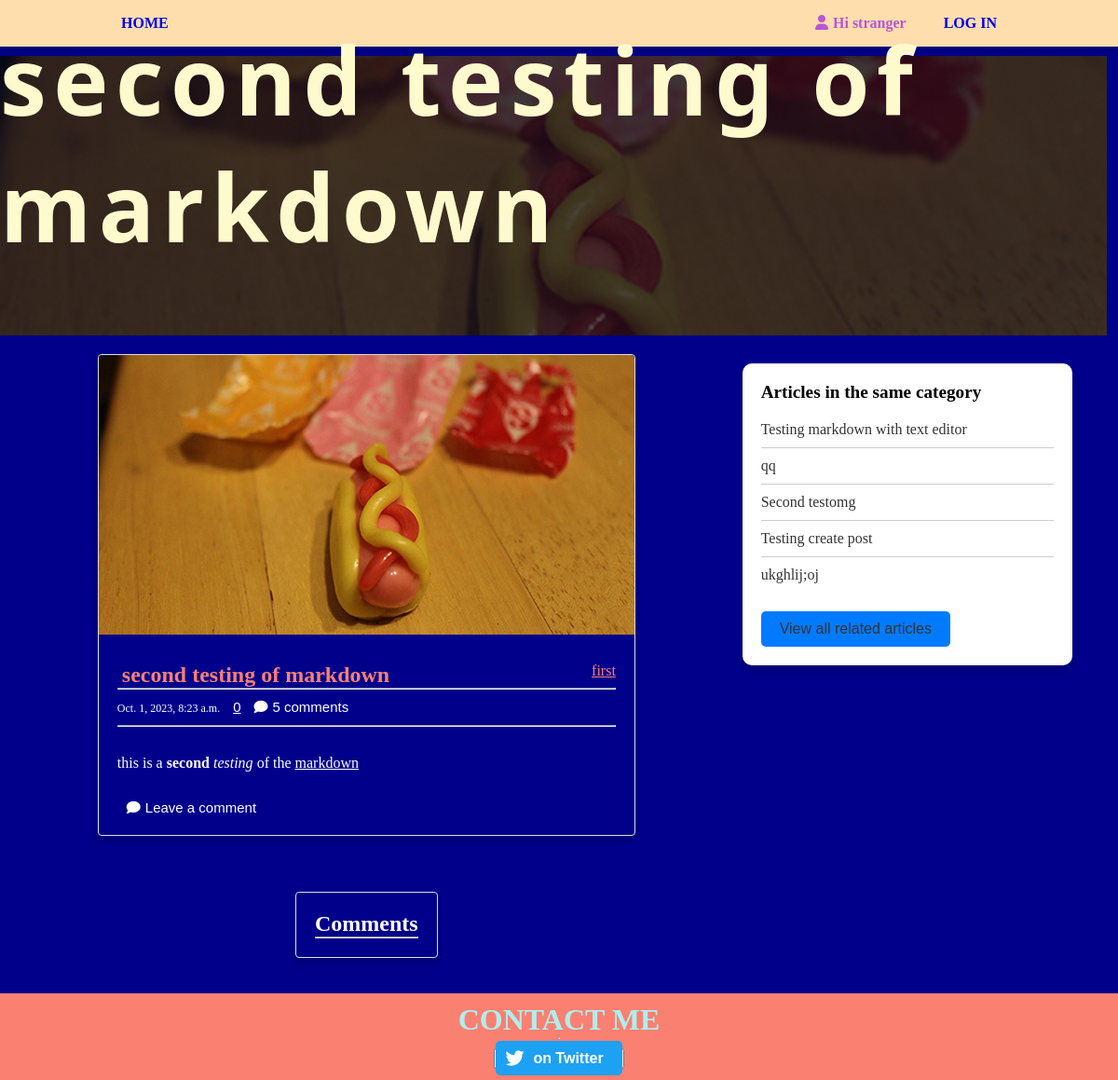
The app's page /second-testing-of-markdown/, older data.
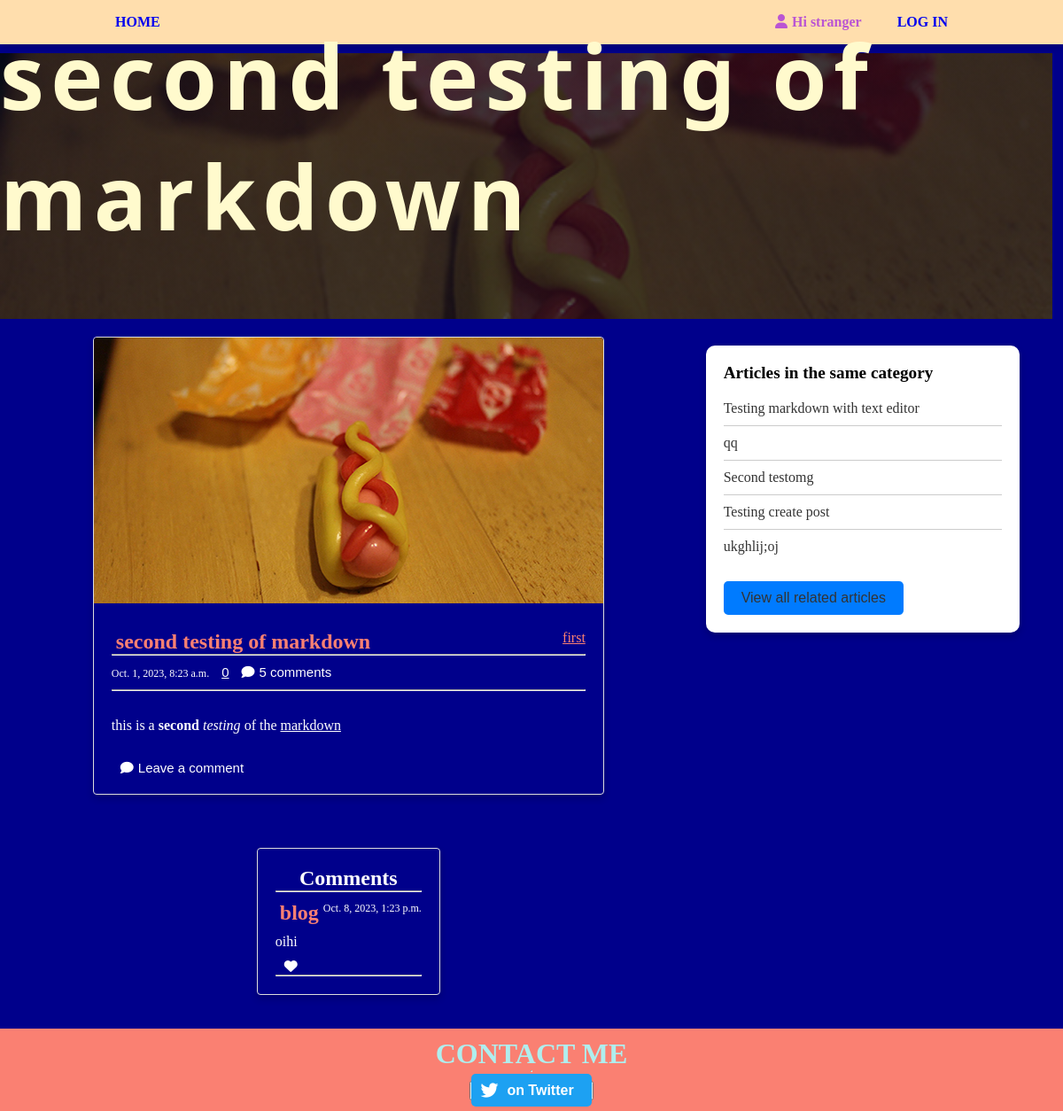
The same page, newer data.
### article/models.py (models this page shows, shortened)
class Post(models.Model):
    user = models.ForeignKey(User, on_delete=models.CASCADE)
    image = models.ImageField()
    title = models.CharField(max_length=255)
    slug = models.SlugField(unique=True, blank=True)
    category = models.ForeignKey(Category, on_delete=models.CASCADE, related_name='posts', default='uncategorized')
    date = models.DateTimeField(auto_now_add=True)
    likes = models.ManyToManyField(User, blank=True, related_name="post_likes")
    is_edited = models.BooleanField(default=False)
    post = RichTextField(blank=True, null=True)
    def get_absolute_url(self):
        return reverse('article:detail', kwargs={'slug': self.slug})

class Category(models.Model):
    name = models.CharField(max_length=100)
    slug = models.SlugField(unique=True, blank=True)
    class Meta:
        verbose_name_plural = 'categories'
    def __str__(self):
        return self.name

class Comment(models.Model):
    post = models.ForeignKey(Post, related_name='comments', on_delete=models.CASCADE)
    user = models.ForeignKey(User, on_delete=models.CASCADE)
    comment = models.TextField()
    date_posted = models.DateTimeField(auto_now_add=True)
    likes = models.ManyToManyField(User, related_name="comment_likes", blank=True)
    edited_comment = models.TextField(blank=True, null=True)
    is_edited = models.BooleanField(default=False)

### article/views.py (the view)
# urls.py: path('<slug>/', views.detail, name='detail'),
def detail(request, slug):
    user_authenticated = request.user.is_authenticated
    post = get_object_or_404(Post, slug=slug)
    category = post.category
    related_articles = Post.objects.filter(category=category).exclude(id=post.id).order_by('-date')[:5]
    if related_articles.count() < 5:
        show_all = False
    else:
        show_all = True
    comments = post.comments.order_by('-date_posted')
    batch_size = 10  # Set the number of comments to load per batch
    total_comments = comments.count()
    offset = int(request.GET.get('offset', 0))
    if total_comments > batch_size + offset:
        show_load_more = True
        comments = comments[offset: offset + batch_size]
    else:
        show_load_more = False
        comments = comments[offset:]
    context = {
        'user_authenticated': user_authenticated,
        'post': post,
        'related_articles': related_articles,
        'show_all': show_all,
        'comments': enumerate(comments),
        'show_load_more': show_load_more,
        'batch_size': batch_size,
        'total_comments': total_comments,
    }
    return render(request, 'article/read.html', context=context)

### article/templates/article/read.html (shortened to what this page needs)
{% extends 'article/base.html' %}
{% load static %}
{% block css %}
        {{ block.super }}
    <link rel="stylesheet" href="{% static 'read.css' %}">
{% endblock %}
{% block body %}
    <div id="image-background" style="background-image: linear-gradient(rgba(4,9,30,0.7), rgba(4,9,30,0.7)), url('{{ post.image.url }}')">
        <h1 id="image-background-title">{{post.title}}</h1>
    </div>
    <div id="read-container">
        <div id="article">
            <div id="card-container">
                <div class="card">
                    <img src="{{ post.image.url }}" alt="Image">
                    <div class="card-content">
                        <div id="card-top">
                            <h2>{{post.title}}</h2> <span id="category"><a href="{% url 'article:category' post.category %}">{{post.category}}</a></span>
                        </div>
                        <hr>
                        <div class="card-meta">
                            <div>
                                <span class="timestamp">{{post.date}}</span>
                                {% if user.is_authenticated %}
                                  {% if user in post.likes.all %}
                                  <button class="like-button" data-href="{{ post.get_api_like_url }}" data-post-slug="{{ post.slug }}">
                                    <i class="fas fa-heart liked article-like-style" ></i>
                                    <span class="like-count" style="color: salmon;">{{ post.likes.count }} {{ count_str }}</span>
                                  </button>
                                  {% else %}
                                  <button class="like-button" data-href="{{ post.get_api_like_url }}" data-post-slug="{{ post.slug }}">
                                    <i class="fas fa-heart article-like-style" ></i>
                                    <span class="like-count">{{ post.likes.count }} {{ count_str }}</span>
                                  </button>
                                 {% endif %}
                                 <button id="comment-button" class="comment-button"><a
                                  href="{% url 'article:detail' slug=post.slug %}?comment=true#comment-textarea"
                                  style="text-decoration: none;" class="comment-button">
                                  <i id="comment-icon" class="fa-solid fa-comment"></i>5 comments
                                </a>
                                  </button>
                              {% else %}
                                <button class="logged-out-like-button">
                                  <a href="{% url 'account:login' %}">{{ post.likes.count }} {{ count_str }}</a>
                                </button>
                                <button id="comment-button" class="comment-button"><a
                                  href="{% url 'article:detail' slug=post.slug %}#sort" style="text-decoration: none;" class="comment-button">
                                  <i id="comment-icon" class="fa-solid fa-comment"></i>5 comments
                                </a>
                                  </button>
                              {% endif %}
                            </div>
                        </div>
                          <hr>
                      <p>{{post.post |safe }}</p>
                      <div>
                        <button class="comment-button"><i class="fa-solid fa-comment"></i>Leave a comment</button>
                      </div>
                    </div>
                </div>
                <div class="card comment-card">
                    <div class="header">
                        <h2>Comments</h2>
                    </div>
                    <hr>
                  <div id="comments-section">
                    {% for i, comment in comments %}
                      <div class="comment {% if i >= batch_size %}hidden{% endif %}">
                        <div class="comment-header">
                          <h3>{{ comment.user }}</h3>
                          <span class="timestamp">{{ comment.date_posted }}</span>
                        </div>
                        <div class="comment-body">
                          <p>{{ comment.comment }}</p>
                        </div>
                        <div class="comment-footer">
                          <button class="like-button"
                          data-href="{% url 'article:comment-like-api' pk=comment.id %}"
                          data-comment-id="{{ comment.id }}">
                            {% if user.is_authenticated %}
                                {% if user in comment.likes.all %}
                                    <i class="fas fa-heart liked like-icon"></i>
                                    <span class="like-count like-icon" style="color: salmon;">{{ comment.likes.count }}</span>
                                {% else %}
                                    <i class="fas fa-heart like-icon"></i>
                                    <span class="like-count" style="color: white;">{{ comment.likes.count }}</span>
                                {% endif %}
                            {% else %}
                                <i class="fas fa-heart like-icon"></i>
                            {% endif %}
                        </button>
                        </div>
                        <hr>
                      </div>
                    {% endfor %}
                  </div>
                  </div>
        </div>
        </div>
        {% if related_articles %}
        <div id="related-articles">
            <div id="card">
                <h2>Articles in the same category</h2>
                <ul>
                  {% for related_article in related_articles %}
                    <li><a href="{{ related_article.get_absolute_url }}">{{ related_article.title }}</a></li>
                  {% endfor %}
                </ul>
                {% if show_all %}
                <button><a href="{% url 'article:category' categories=post.category %}" >View all related articles</a></button>
                {% endif %}
              </div>
        </div>
        {% endif %}
    </div>
{% endblock %}

### article/templates/article/base.html (shortened to what this page needs)
{% load static %}
<!DOCTYPE html>
<html lang="en">
<head>
    <link rel="stylesheet" href="https://cdnjs.cloudflare.com/ajax/libs/font-awesome/6.3.0/css/all.min.css"
 />
    {% block css %}
    <link rel="stylesheet" type="text/css" href="{% static 'styles.css' %}">
    {% endblock %}
</head>
<body>
    <nav id="navbar">
        <div id="navbar-container">
                <div id="home"><a href="{% url 'article:index' %}">HOME</a></div>
            <ul id="navbar-right">
                <li id="navbar-user">
                    {% if user.is_authenticated %}
                    <i class="fa-solid fa-user"></i><span>Hi {{user}}</span>
                </li>
                {% if user.is_superuser %}
                       <li>
                           <a href="{% url 'article:create_post' %}" class="create-post-button">Create Post</a>
                       </li>
                    {% endif %}
                <li class="logout"><a href ="{% url 'account:logout' %}">LOG OUT</a></li>
                {% else %}
                <i class="fa-solid fa-user"></i><span>Hi stranger</span>
                </li>
                <li class="logout"><a href ="{% url 'account:login' %}">LOG IN</a></li>
                {% endif %}
            </ul>
        </div>
    </nav>
    {% block body %}
    {% endblock %}
    <footer>
        <div id="contact-me">
        <h1>CONTACT ME</h1>
        <hr>
        <button id="twitter-button"><a href="https://twitter.com/chistev12" class="twitter-button" target="_blank"><i class="fab fa-twitter"></i>on Twitter</a>
        </button>
      </div>
    </footer>
</body>
</html>

### assets/styles.css (style rules this page uses)
* { margin: 0; padding: 0; }
body { background-color: darkblue; }
#navbar { background-color: navajowhite; height: 50px; box-shadow: 0 3px 10px rgba(0,0,0,0.2); }
#navbar-container { height: inherit; max-width: 80%; margin: 0 auto; display: flex; align-items: center; justify-content: space-between; color: mediumorchid ; }
#home { cursor: pointer; font-weight: bold; }
#navbar-right { display: flex; }
li { list-style: none; }
#navbar a { text-decoration: none; padding: 10px; font-weight: bold; }
#navbar-user { margin-right: 30px; font-weight: bold; }
.fa-user { margin-right: 5px; }
#image-background { margin-top: 10px; background-image: linear-gradient(rgba(4,9,30,0.7), rgba(4,9,30,0.7)), url(https://cdn.stocksnap.io/img-thumbs/960w/blog-text_AWFJEGJAMS.jpg); height: 300px; width: 99%; background-size: cover; background-position:center; display: flex; flex-direction: column; align-items: center; justify-content: center; }
#image-background-title { color:lemonchiffon; letter-spacing: 0.2cm; font-size: 100px; margin-bottom: 115px; font-family:system-ui, -apple-system, BlinkMacSystemFont, 'Segoe UI', Roboto, Oxygen, Ubuntu, Cantarell, 'Open Sans', 'Helvetica Neue', sans-serif; transition: 0.5s; }
#card-container { display: flex; flex-wrap: wrap; justify-content: center; max-width: 1250px; margin: 0 auto; gap: 20px; }
.card { border: 1px solid #ddd; border-radius: 5px; box-shadow: 0 2px 4px rgba(0, 0, 0, 0.1); max-width: 350px; margin: 20px; transition: transform 0.3s ease; word-wrap: break-word; display: flex; flex-direction: column; }
.card img { border-radius: 4px 4px 0 0; width: 100%; height: 300px; }
.card-content { flex-grow: 1; padding: 10px; display: flex; flex-direction: column; }
.card-content h2 { font-size: 24px; margin-bottom: 10px; color: salmon; }
.card-content p { font-size: 16px; margin-bottom: 0; color: white; flex-grow: 1; }
.card-meta { display: flex; justify-content: space-between; align-items: center; margin-top: 20px; }
.timestamp { font-size: 12px; color: white; }
.like-button, .logged-out-like-button, .comment-button { background: none; border: none; color: white; font-size: 15px; cursor: pointer; }
.logged-out-like-button a { color: white; }
.fa-heart, .fa-comment { margin-right: 5px; }
#contact-me { background-color: salmon; padding: 10px; margin-top: 18px; width: 1; display: flex; flex-direction: column; align-items: center; justify-content: center; }
#contact-me h1 { color: paleturquoise; }
#twitter-button { margin-top: 10px; }
.twitter-button { background-color: #1DA1F2; color: white; border: none; padding: 10px 20px 10px 40px; border-radius: 5px; text-decoration: none; font-size: 16px; font-weight: bold; position: relative; }
.twitter-button i { position: absolute; left: 10px; top: 50%; transform: translateY(-50%); font-size: 20px; }

Row changes from the older to the newer data that the page shows:
added Comment: user "blog", date_posted "Oct. 8, 2023, 1:23 p.m.", comment "oihi"
